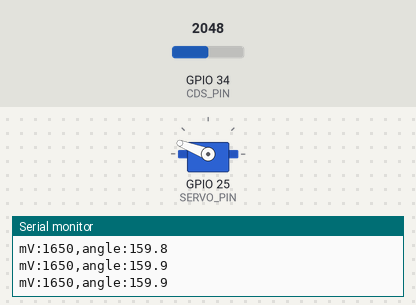
Simulated run of this sketch. Board: ESP32. Shown: servo, the last lines printed to the serial monitor. The test bench sets the inputs (shaded band); at power-on: GPIO 34 (CDS_PIN) = 2048. Servo pulses on a pin are drawn as a servo (544–2400 µs = 0–180°).

Above: at 1.2 s.
1.3 s: GPIO 34 (CDS_PIN) set to 1228
At 2.7 s:
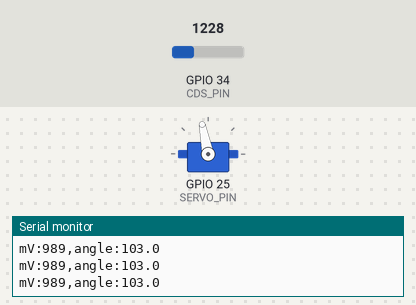
4.3 s: GPIO 34 (CDS_PIN) set to 491
At 6.3 s:
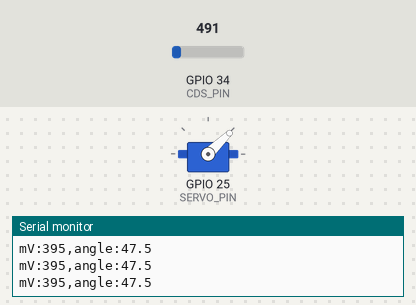
7.3 s: GPIO 34 (CDS_PIN) set to 0
At 9.5 s:
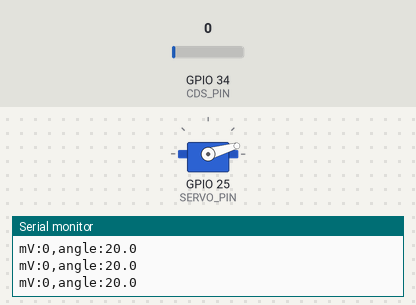
10.3 s: GPIO 34 (CDS_PIN) set to 2047
At 10.76 s:
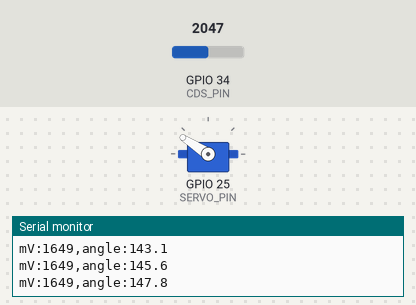
13.3 s: GPIO 34 (CDS_PIN) set to 460
At 15.7 s:
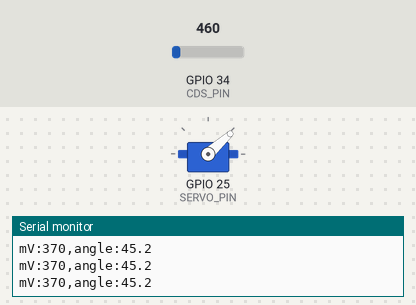
Timing chart, 0 to 17.2 s (numbered marks = the images above; inputs shaded):
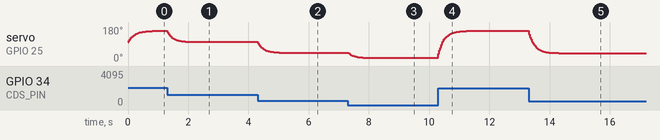

Measured:
- after the input at 1.3 s, servo on GPIO 25 (SERVO_PIN): moves from 159° to 101° over 0.93 s, starting at once
- after the input at 4.3 s, servo on GPIO 25 (SERVO_PIN): moves from 101° to 44° over 1.1 s, starting at once
- after the input at 7.3 s, servo on GPIO 25 (SERVO_PIN): moves from 44° to 16° over 0.81 s, starting at once
- after the input at 10.3 s, servo on GPIO 25 (SERVO_PIN): moves from 16° to 159° over 0.93 s, starting at once
- after the input at 13.3 s, servo on GPIO 25 (SERVO_PIN): moves from 159° to 42° over 0.99 s, starting at once

The sketch:

cds_servo.ino
```cpp
// cds_servo — 明るさでサーボの角度を変える
// 明るいほど 160° 側、暗いほど 20° 側に首を振る。
// シリアルプロッタ (115200bps) で「電圧」と「角度」をグラフで見られる。
//
// 配線:
//   3V3 ─ CdS ─┬─ IO34
//              └─ 10kΩ ─ GND        (明るい → CdS の抵抗が下がる → IO34 の電圧が上がる)
//   サーボ 橙 → IO25 / 赤 → 5V / 茶 → GND
// ボード: ESP32 Dev Module / ESP32 Arduino core 3.x

const int SERVO_PIN = 25;
const int CDS_PIN = 34;              // ADC1。Wi-Fi を使っても読める側の ADC

const uint32_t SERVO_HZ = 50;
const uint8_t  SERVO_BITS = 16;
const int SERVO_MIN_US = 500;
const int SERVO_MAX_US = 2400;
const int ANGLE_LOW = 20;
const int ANGLE_HIGH = 160;

// ★ 部屋に合わせて調整する。シリアルに出る mV を見て、
//    手で CdS を覆ったときの値を DARK_MV、ライトを当てたときの値を BRIGHT_MV にする。
int DARK_MV = 100;
int BRIGHT_MV = 1600;

const float SMOOTH = 0.15f;          // 0〜1。小さいほどゆっくり追いかける (ブルブル防止)

float angleNow = 90;

void servoWrite(float deg) {
  deg = constrain(deg, 0.0f, 180.0f);
  uint32_t us = SERVO_MIN_US + (uint32_t)((SERVO_MAX_US - SERVO_MIN_US) * deg / 180.0f);
  uint32_t duty = (uint32_t)((uint64_t)us * ((1UL << SERVO_BITS) - 1) / (1000000UL / SERVO_HZ));
  ledcWrite(SERVO_PIN, duty);
}

// 8 回読んで平均する。ADC のばらつきを減らす
int readCdsMilliVolts() {
  long sum = 0;
  for (int i = 0; i < 8; i++) sum += analogReadMilliVolts(CDS_PIN);
  return (int)(sum / 8);
}

void setup() {
  Serial.begin(115200);
  ledcAttach(SERVO_PIN, SERVO_HZ, SERVO_BITS);
  servoWrite(angleNow);
}

void loop() {
  int mv = readCdsMilliVolts();

  // mV を 0.0〜1.0 の「明るさ」に直してから角度にする
  float level = (float)(mv - DARK_MV) / (float)(BRIGHT_MV - DARK_MV);
  level = constrain(level, 0.0f, 1.0f);
  float target = ANGLE_LOW + (ANGLE_HIGH - ANGLE_LOW) * level;

  // いきなり目標に飛ばず、差の 15% ずつ近づく (指数移動平均)
  angleNow += (target - angleNow) * SMOOTH;
  servoWrite(angleNow);

  // シリアルプロッタ用: "名前:値" をカンマ区切りで 1 行に
  Serial.printf("mV:%d,angle:%.1f\n", mv, angleNow);
  delay(30);
}
```
